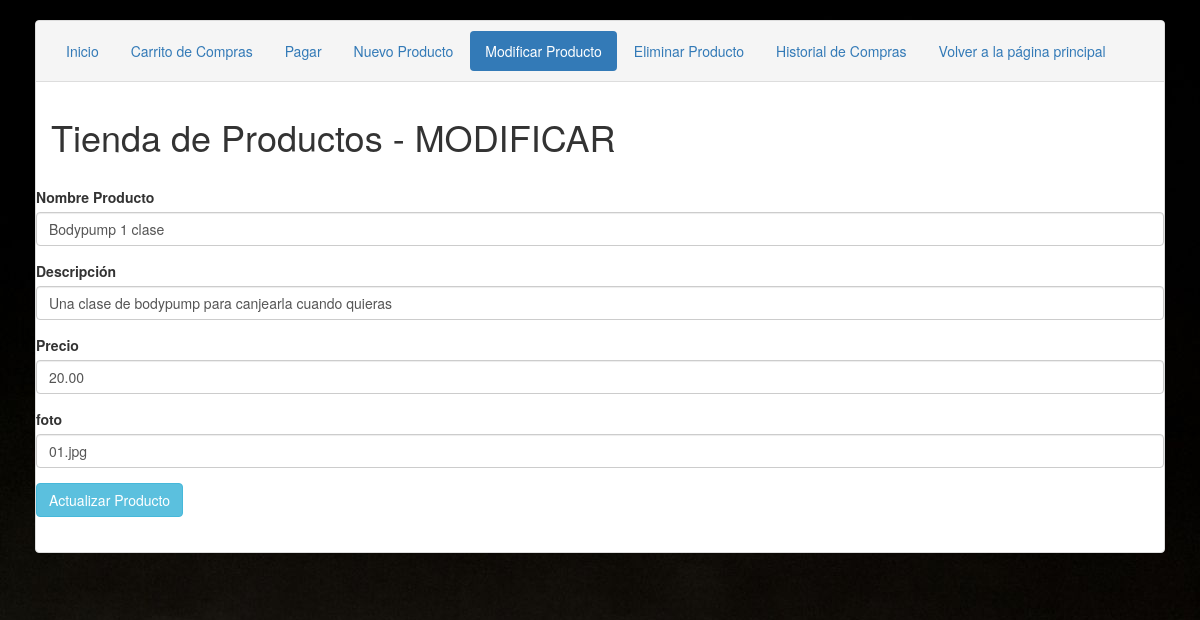
The app's page /carrito-master/admin/ModificarUnProducto.php?id=8 with its own data.
### tables this page shows
CREATE TABLE `mis_productos` (
  `id` int(11) NOT NULL,
  `name` varchar(200) NOT NULL,
  `description` text NOT NULL,
  `price` float(10,2) NOT NULL,
  `created` datetime NOT NULL,
  `modified` datetime NOT NULL,
  `status` enum('1','0') NOT NULL DEFAULT '1',
  `image` varchar(255) NOT NULL,
  `featured` int(11) NOT NULL COMMENT 'para que salga en productos destacados'
);

### carrito-master/admin/ModificarUnProducto.php (the view, shortened to what this page needs)
<!DOCTYPE html>
<html lang="es">
<head>
    <link rel="stylesheet" href="http://maxcdn.bootstrapcdn.com/bootstrap/3.3.7/css/bootstrap.min.css">
</head>
</head>
<body>
    <div class="container">
        <div class="panel panel-default">
            <div class="panel-heading">
                <ul class="nav nav-pills">
                    <li role="presentation"><a href="index.php">Inicio</a></li>
                    <li role="presentation"><a href="VerCarta.php">Carrito de Compras</a></li>
                    <li role="presentation"><a href="Pagos.php">Pagar</a></li>
                    <li role="presentation"><a href="AgregarProducto.php">Nuevo Producto</a></li>
                    <li role="presentation" class="active"><a href="ModificarProducto.php">Modificar Producto</a></li>
                    <li role="presentation"><a href="EliminarProducto.php">Eliminar Producto</a></li>
                    <li role="presentation"><a href="historialCompras.php">Historial de Compras</a></li>
                    <li role="presentation"><a href="../../index2.php">Volver a la página principal</a></li>
                </ul>
            </div>
            <div class="panel-body">
                <h1>Tienda de Productos - MODIFICAR</h1>
                    <?php
                        include 'Configuracion.php';
                        if(!empty($_REQUEST['id'])){
                            $id = $_REQUEST['id'];
                            $selectquery = "SELECT id, name, description, price, image FROM mis_productos WHERE id=$id;";
                            $result = mysqli_query($db , $selectquery) or die(mysqli_error($db));
                            if (mysqli_num_rows($result) > 0) {
                                while($row = mysqli_fetch_assoc($result)) {
                                    $nombre= $row["name"];
                                    $descripcion = $row["description"];
                                    $precio = $row["price"];
                                    $imagen=$row["image"];
                                }
                            }
                        }
                        else
                        {
                            echo "<script>alert('0 Producto Seleccionado');</script>";
                        }
                    ?>
                <div id="products" class="row list-group">
                    <form method="POST" action="CRUD.php">
				<div class="form-group">
					<label for="username">Nombre Producto</label>
					<input type="text" name="nombre" placeholder="Nombre del Producto" value= "<?php echo $nombre; ?>" class="form-control" required>
				</div>
				<div class="form-group">
					<label>Descripción</label>
					<input type="text" name="descripcion" placeholder="Descripción del Producto" value= "<?php echo $descripcion; ?>"class="form-control" required>
				</div>
				<div class="form-group">
					<label>Precio</label>
					<input type="text" name="precio" placeholder="Precio del Producto" value= "<?php echo $precio; ?>"class="form-control" required>
				</div>
                <div class="form-group">
					<label>foto</label>
					<input type="text" name="foto" placeholder="Foto" value= "<?php echo $imagen; ?>"class="form-control" required>
				</div>
                <button type="submit" class="btn btn-info" name="modify">Actualizar Producto</button>
 			</form>
                </div>
            </div>
        </div>
    </div>
</body>
</html>

### carrito-master/admin/ModificarUnProducto.php (style rules this page uses)
.container { padding: 20px; }
body { background-image: url("../../images/pesa.jpg"); }

### records on screen
mis_productos: nombre "Bodypump 1 clase", descripcion "Una clase de bodypump para canjearla cuando quieras", precio "20.00", foto "01.jpg"
